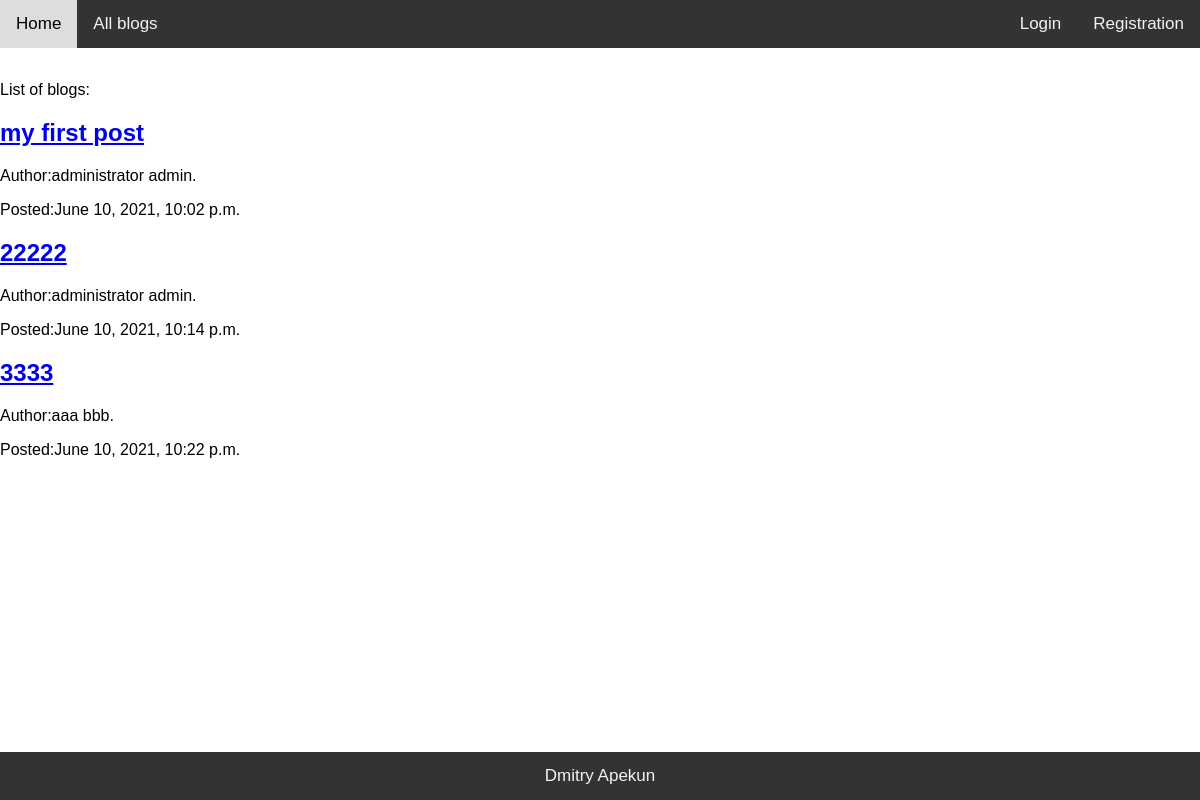
Screenshot of /blog/ with the database file from the repository.
### main/models.py (models this page shows, shortened)
class Post(models.Model):
	creation = models.DateTimeField(auto_now_add=True)
	title = models.CharField(max_length=200)
	author = models.ForeignKey('Author', on_delete=models.CASCADE, null=True)
	text = models.TextField(max_length=1000)
	def get_absolute_url(self):
		return "/blog/%i/" % self.id

class Author(models.Model):
	username = models.OneToOneField(settings.AUTH_USER_MODEL,on_delete=models.CASCADE)
	date_of_birth = models.DateField(blank=True, null=True)
	first_name = models.CharField(max_length=100)
	last_name = models.CharField(max_length=100)

### main/views.py (the view)
# urls.py: re_path(r'^blog/$', my_viewes.post_list, name='index'),
def post_list(request):
    posts = Post.objects.all()
    return render(request, 'index.html', {'posts': posts})

### main/templates/index.html (shortened to what this page needs)
{% extends "untitled.html" %}
{% block content %}
<p> List of blogs:</p>
 {% for post in posts %}
    <div class="post-entry">
      <h2><a href= "{{ post.get_absolute_url }}" > {{post.title}} </a></h2>
        <p>Author:{{ post.author.first_name }}  {{ post.author.last_name }}.</p>
         <p> Posted:{{post.creation}}</p>
  {% empty %}
        <p>Нет постов!</p>
    </div>
  {% endfor %}
{% endblock %}

### main/templates/untitled.html (shortened to what this page needs)
{% load static %}
<!DOCTYPE html>
<html>
<head>
<link rel="stylesheet" type="text/css" href= "{% static 'css/style.css/' %}">
</head>
<body class = "back">
	<header class = "navbar">
		<a href="{% url 'main' %}">Home</a>
		<a href="{% url 'index' %}"> All blogs</a>
		<a href="{% url 'reg' %}" style="float:right">Registration</a>
		 {% if user.is_authenticated %}
                <p style="float:right; color:white">Welcome,{{ user.get_username }}</p>
                {% if perms.main.add_post %}
					<a href="{% url 'edit' %}">Edit</a>
                    <a href="{% url 'add_post' %}">Add post</a>
                {% endif %}
                <a href="{% url 'logout' %}"style="float:right">Logout</a>
            {% else %}
                <a href="{% url 'login' %}"style="float:right">Login</a>
            {% endif %}
	</header>
	<div class="cell">
		{% block content %}
			{% endblock %}
	</div>
</div>
	<footer class = "navbarbottom">
		<a href="#bottom"> Dmitry Apekun </a>
	</footer>
</body>
</html>

### main/static/css/style.css (style rules this page uses)
body { margin:0; font-family: Arial, Helvetica, sans-serif; padding-top: 60px; padding-bottom: 60px; иф }
.navbar { overflow: hidden; background-color: #333; position: fixed; top: 0; width: 100%; }
.navbar a { float:left; display:block; color: #f2f2f2; text-align: center; text-decoration: none; padding: 14px 16px; font-size: 17px; }
.navbarbottom { background-color: #333; bottom: 0; width: 100%; position: fixed; overflow: hidden; }
.navbarbottom a { float: center; display:block; color: #f2f2f2; text-align: center; text-decoration: none; padding: 14px 16px; font-size: 17px }

### rows the page displays
Post: title "my first post", author.first_name "administrator", author.last_name "admin", creation "June 10, 2021, 10:02 p.m."
Post: title "22222", author.first_name "administrator", author.last_name "admin", creation "June 10, 2021, 10:14 p.m."
Post: title "3333", author.first_name "aaa", author.last_name "bbb", creation "June 10, 2021, 10:22 p.m."
